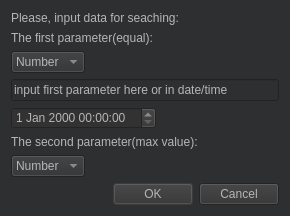
<?xml version="1.0" encoding="UTF-8"?>
<ui version="4.0">
 <class>SearchDialog</class>
 <widget class="QDialog" name="SearchDialog">
  <property name="geometry">
   <rect>
    <x>0</x>
    <y>0</y>
    <width>290</width>
    <height>188</height>
   </rect>
  </property>
  <property name="windowTitle">
   <string>Dialog</string>
  </property>
  <property name="styleSheet">
   <string notr="true">background-color: rgb(46, 47, 48);</string>
  </property>
  <layout class="QFormLayout" name="formLayout">
   <item row="0" column="0" colspan="2">
    <widget class="QLabel" name="label_3">
     <property name="styleSheet">
      <string notr="true">background-color: rgb(46, 47, 48);
font: 10pt &quot;Constantia&quot;;
color: rgb(182, 182, 182);</string>
     </property>
     <property name="text">
      <string>Please, input data for seaching:</string>
     </property>
    </widget>
   </item>
   <item row="1" column="0" colspan="2">
    <widget class="QLabel" name="label_5">
     <property name="styleSheet">
      <string notr="true">background-color: rgb(46, 47, 48);
font: 10pt &quot;Constantia&quot;;
color: rgb(182, 182, 182);</string>
     </property>
     <property name="text">
      <string>The first parameter(equal):</string>
     </property>
    </widget>
   </item>
   <item row="2" column="0">
    <widget class="QComboBox" name="comboBox1">
     <property name="styleSheet">
      <string notr="true">background-color: rgb(46, 47, 48);
gridline-color: rgb(46, 47, 48);
font: 10pt &quot;Constantia&quot;;
color: rgb(182, 182, 182);
border-color: rgb(182, 182, 182);</string>
     </property>
     <item>
      <property name="text">
       <string>Number</string>
      </property>
     </item>
     <item>
      <property name="text">
       <string>Aim</string>
      </property>
     </item>
     <item>
      <property name="text">
       <string>Time</string>
      </property>
     </item>
     <item>
      <property name="text">
       <string>Date</string>
      </property>
     </item>
     <item>
      <property name="text">
       <string>Cost</string>
      </property>
     </item>
    </widget>
   </item>
   <item row="6" column="0" colspan="2">
    <widget class="QLabel" name="label_4">
     <property name="styleSheet">
      <string notr="true">background-color: rgb(46, 47, 48);
font: 10pt &quot;Constantia&quot;;
color: rgb(182, 182, 182);</string>
     </property>
     <property name="text">
      <string>The second parameter(max value):</string>
     </property>
    </widget>
   </item>
   <item row="7" column="0">
    <widget class="QComboBox" name="comboBox2">
     <property name="styleSheet">
      <string notr="true">background-color: rgb(46, 47, 48);
gridline-color: rgb(46, 47, 48);
font: 10pt &quot;Constantia&quot;;
color: rgb(182, 182, 182);
border-color: rgb(182, 182, 182);</string>
     </property>
     <item>
      <property name="text">
       <string>Number</string>
      </property>
     </item>
     <item>
      <property name="text">
       <string>Aim</string>
      </property>
     </item>
     <item>
      <property name="text">
       <string>Time</string>
      </property>
     </item>
     <item>
      <property name="text">
       <string>Date</string>
      </property>
     </item>
     <item>
      <property name="text">
       <string>Cost</string>
      </property>
     </item>
    </widget>
   </item>
   <item row="8" column="0" colspan="2">
    <widget class="QDialogButtonBox" name="buttonBox">
     <property name="styleSheet">
      <string notr="true">background-color: rgb(50, 50, 50);
selection-background-color: rgb(74, 75, 77);
font: 10pt &quot;Constantia&quot;;
font-color: rgb(193, 195, 196);
color: rgb(182, 182, 182);</string>
     </property>
     <property name="standardButtons">
      <set>QDialogButtonBox::Cancel|QDialogButtonBox::Ok</set>
     </property>
    </widget>
   </item>
   <item row="5" column="0">
    <widget class="QDateTimeEdit" name="dateTimeEdit1">
     <property name="styleSheet">
      <string notr="true">background-color: rgb(50, 50, 50);
selection-background-color: rgb(74, 75, 77);
font: 10pt &quot;Constantia&quot;;
font-color: rgb(193, 195, 196);
color: rgb(182, 182, 182);</string>
     </property>
    </widget>
   </item>
   <item row="4" column="0" colspan="2">
    <widget class="QLineEdit" name="lineEdit1">
     <property name="styleSheet">
      <string notr="true">background-color: rgb(46, 47, 48);
gridline-color: rgb(46, 47, 48);
font: 10pt &quot;Constantia&quot;;
color: rgb(182, 182, 182);
border-color: rgb(182, 182, 182);</string>
     </property>
     <property name="text">
      <string>input first parameter here or in date/time</string>
     </property>
    </widget>
   </item>
  </layout>
 </widget>
 <resources/>
 <connections>
  <connection>
   <sender>buttonBox</sender>
   <signal>accepted()</signal>
   <receiver>SearchDialog</receiver>
   <slot>accept()</slot>
   <hints>
    <hint type="sourcelabel">
     <x>119</x>
     <y>144</y>
    </hint>
    <hint type="destinationlabel">
     <x>119</x>
     <y>81</y>
    </hint>
   </hints>
  </connection>
  <connection>
   <sender>buttonBox</sender>
   <signal>rejected()</signal>
   <receiver>SearchDialog</receiver>
   <slot>reject()</slot>
   <hints>
    <hint type="sourcelabel">
     <x>119</x>
     <y>144</y>
    </hint>
    <hint type="destinationlabel">
     <x>119</x>
     <y>81</y>
    </hint>
   </hints>
  </connection>
 </connections>
</ui>
